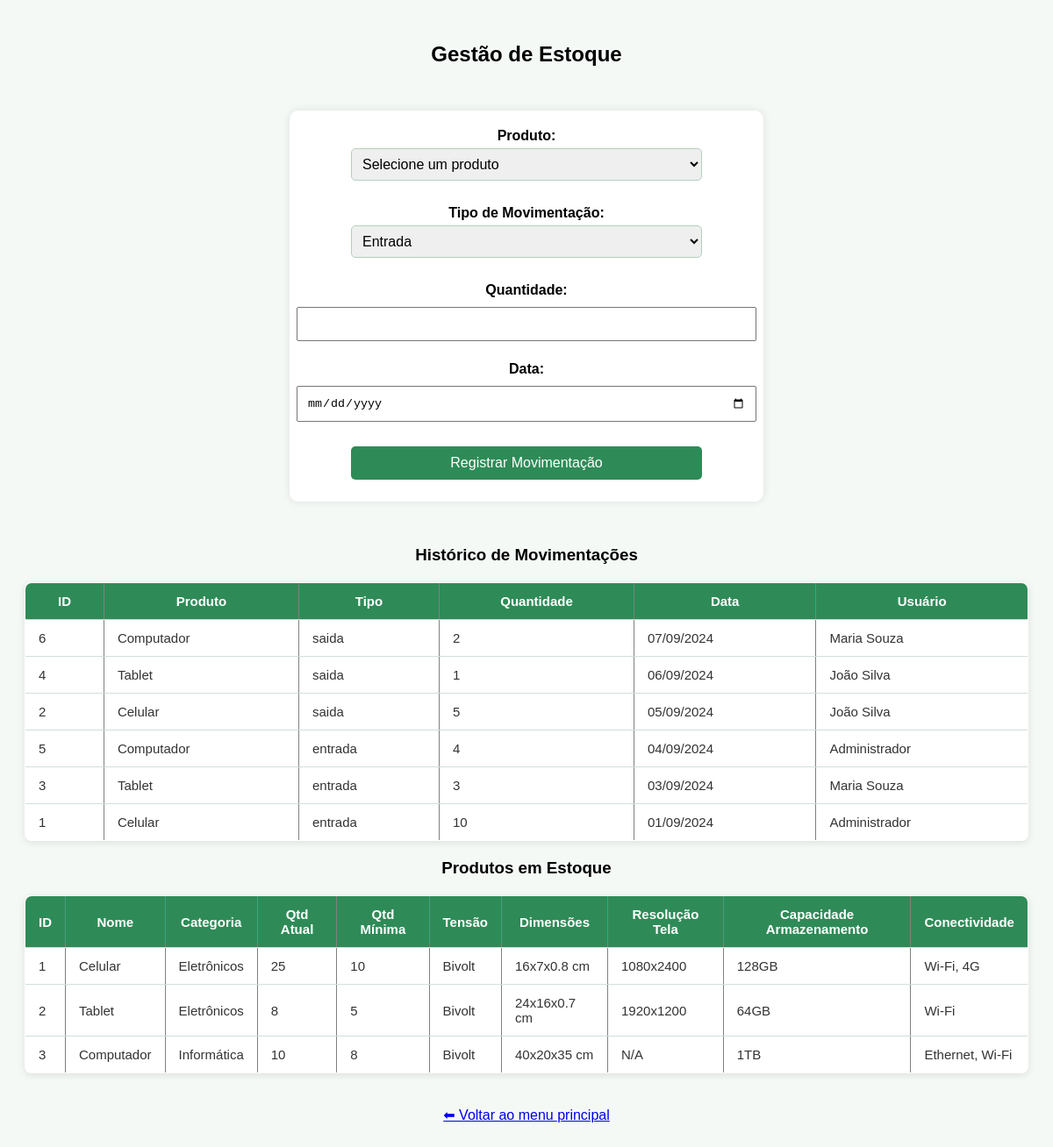
Page /estoque.php (signed in) on the earlier database version.
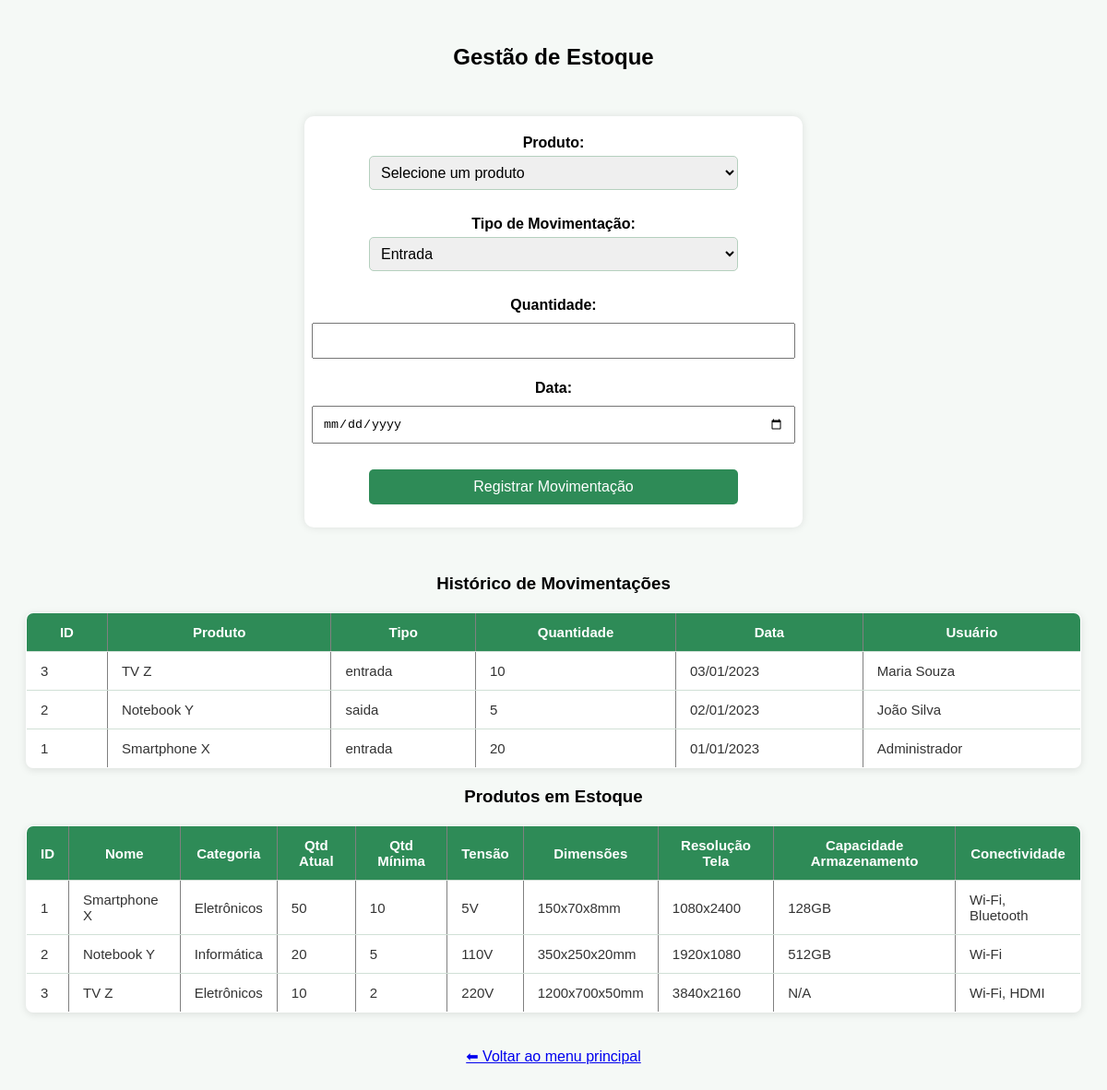
Same page on the later database version.
### tables this page shows
CREATE TABLE movimentacoes (
  id_movimentacao INT AUTO_INCREMENT PRIMARY KEY,
  id_produto INT NOT NULL,
  tipo ENUM('entrada', 'saida') NOT NULL,
  quantidade INT NOT NULL,
  data_movimentacao DATE NOT NULL,
  id_usuario INT NOT NULL,
  FOREIGN KEY (id_produto) REFERENCES produtos(id_produto) ON DELETE CASCADE,
  FOREIGN KEY (id_usuario) REFERENCES usuarios(id_usuario) ON DELETE CASCADE
);

CREATE TABLE produtos (
  id_produto INT AUTO_INCREMENT PRIMARY KEY,
  nome VARCHAR(100) NOT NULL,
  descricao TEXT,
  categoria VARCHAR(50),
  tensao VARCHAR(20),
  dimensoes VARCHAR(50),
  resolucao_tela VARCHAR(50),
  capacidade_armazenamento VARCHAR(50),
  conectividade VARCHAR(50),
  quantidade_minima INT DEFAULT 0,
  quantidade_atual INT DEFAULT 0
);

CREATE TABLE usuarios (
  id_usuario INT AUTO_INCREMENT PRIMARY KEY,
  nome VARCHAR(100) NOT NULL,
  email VARCHAR(100) UNIQUE NOT NULL,
  senha VARCHAR(255) NOT NULL
);

### estoque.php (the view, shortened to what this page needs)
<?php
include('conexao.php');
$movimentacoes = $conn->query("
    SELECT m.*, p.nome AS produto_nome, u.nome AS usuario_nome
    FROM movimentacoes m
    JOIN produtos p ON m.id_produto = p.id_produto
    JOIN usuarios u ON m.id_usuario = u.id_usuario
    ORDER BY m.data_movimentacao DESC
");
?>
<!DOCTYPE html>
<html lang="pt-br">
<head>
<link rel="stylesheet" href="style.css">
</head>
<body>
<div class="container">
<h2>Gestão de Estoque</h2>
<form method="post">
  <label>Produto:</label>
  <select name="produto" required>
    <option value="">Selecione um produto</option>
  </select><br>
  <label>Tipo de Movimentação:</label>
  <select name="tipo" required>
    <option value="entrada">Entrada</option>
  </select><br>
  <label>Quantidade:</label>
  <input type="number" name="quantidade" min="1" required><br>
  <label>Data:</label>
  <input type="date" name="data" required><br>
  <button type="submit" name="mover">Registrar Movimentação</button>
</form>
<h3>Histórico de Movimentações</h3>
<table border="1">
<tr>
    <th>ID</th>
    <th>Produto</th>
    <th>Tipo</th>
    <th>Quantidade</th>
    <th>Data</th>
    <th>Usuário</th>
</tr>
<?php if ($movimentacoes && $movimentacoes->num_rows > 0): ?>
<?php while ($m = $movimentacoes->fetch_assoc()): ?>
<tr>
    <td><?= $m['id_movimentacao'] ?></td>
    <td><?= htmlspecialchars($m['produto_nome']) ?></td>
    <td><?= htmlspecialchars($m['tipo']) ?></td>
    <td><?= $m['quantidade'] ?></td>
    <td><?= date('d/m/Y', strtotime($m['data_movimentacao'])) ?></td>
    <td><?= htmlspecialchars($m['usuario_nome'] ?? 'Usuário não encontrado') ?></td>
</tr>
<?php endwhile; ?>
<?php else: ?>
<tr><td colspan="6">Nenhuma movimentação registrada.</td></tr>
<?php endif; ?>
</table>
<h3>Produtos em Estoque</h3>
<table border="1">
<tr>
    <th>ID</th>
    <th>Nome</th>
    <th>Categoria</th>
    <th>Qtd Atual</th>
    <th>Qtd Mínima</th>
    <th>Tensão</th>
    <th>Dimensões</th>
    <th>Resolução Tela</th>
    <th>Capacidade Armazenamento</th>
    <th>Conectividade</th>
</tr>
<?php
$produtos = $conn->query("SELECT * FROM produtos");
if ($produtos->num_rows > 0):
    while ($p = $produtos->fetch_assoc()):
?>
<tr>
    <td><?= $p['id_produto'] ?></td>
    <td><?= htmlspecialchars($p['nome']) ?></td>
    <td><?= htmlspecialchars($p['categoria']) ?></td>
    <td><?= $p['quantidade_atual'] ?></td>
    <td><?= $p['quantidade_minima'] ?></td>
    <td><?= htmlspecialchars($p['tensao']) ?></td>
    <td><?= htmlspecialchars($p['dimensoes']) ?></td>
    <td><?= htmlspecialchars($p['resolucao_tela']) ?></td>
    <td><?= htmlspecialchars($p['capacidade_armazenamento']) ?></td>
    <td><?= htmlspecialchars($p['conectividade']) ?></td>
</tr>
<?php
    endwhile;
else:
?>
<tr><td colspan="10">Nenhum produto encontrado.</td></tr>
<?php endif; ?>
</table>
<br>
<a href="Painel.php">⬅ Voltar ao menu principal</a>
</div>
</body>
</html>

### style.css (style rules this page uses)
.container { max-width: 1200px; margin: auto; padding: 20px; }
table { width: 100%; border-collapse: collapse; margin: 20px auto; background-color: #ffffff; box-shadow: 0px 2px 8px rgba(0,0,0,0.1); border-radius: 8px; overflow: hidden; font-size: 15px; }
table th, table td { padding: 12px 15px; text-align: left; border-bottom: 1px solid #d1e0d6; }
table th { background-color: #2e8b57; color: white; font-weight: bold; text-align: center; }
table td { color: #333; }
body { font-family: Arial, sans-serif; background-color: #f5f9f6; text-align: center; }
input, button { width: 100%; padding: 10px; margin: 5px 0; }
form { width: 500px; margin: 50px auto; padding: 20px; background-color: #ffffff; border-radius: 10px; box-shadow: 0px 0px 10px rgba(0, 0, 0, 0.1); display: flex; flex-direction: column; align-items: center; }
label { display: block; font-weight: bold; margin-bottom: 5px; }
input[type="text"], input[type="email"], input[type="password"], select { width: 80%; padding: 8px; margin-bottom: 10px; border: 1px solid #b5d0be; border-radius: 5px; font-size: 16px; }
button { width: 80%; padding: 10px; background-color: #2e8b57; color: white; border: none; border-radius: 5px; font-size: 16px; cursor: pointer; transition: 0.3s; }

Differences in the rows shown:
removed movimentacoes: id_movimentacao "6", id_produto.nome "Computador", tipo "saida", quantidade "2", data_movimentacao "07/09/2024", id_usuario.nome "Maria Souza"
removed movimentacoes: id_movimentacao "4", id_produto.nome "Tablet", tipo "saida", quantidade "1", data_movimentacao "06/09/2024", id_usuario.nome "João Silva"
removed movimentacoes: id_movimentacao "5", id_produto.nome "Computador", tipo "entrada", quantidade "4", data_movimentacao "04/09/2024", id_usuario.nome "Administrador"
changed movimentacoes "Maria Souza": id_produto.nome "Tablet" → "TV Z"; quantidade "3" → "10"; data_movimentacao "03/09/2024" → "03/01/2023"; moves up the list
changed movimentacoes "saida": id_produto.nome "Celular" → "Notebook Y"; data_movimentacao "05/09/2024" → "02/01/2023"
changed movimentacoes "Administrador": id_produto.nome "Celular" → "Smartphone X"; quantidade "10" → "20"; data_movimentacao "01/09/2024" → "01/01/2023"
changed produtos "128GB": nome "Celular" → "Smartphone X"; quantidade_atual "25" → "50"; tensao "Bivolt" → "5V"; dimensoes "16x7x0.8 cm" → "150x70x8mm"; conectividade "Wi-Fi, 4G" → "Wi-Fi, Bluetooth"
changed produtos "Wi-Fi": nome "Tablet" → "Notebook Y"; categoria "Eletrônicos" → "Informática"; quantidade_atual "8" → "20"; tensao "Bivolt" → "110V"; dimensoes "24x16x0.7 cm" → "350x250x20mm"; resolucao_tela "1920x1200" → "1920x1080"; capacidade_armazenamento "64GB" → "512GB"
changed produtos id 3: nome "Computador" → "TV Z"; categoria "Informática" → "Eletrônicos"; quantidade_minima "8" → "2"; tensao "Bivolt" → "220V"; dimensoes "40x20x35 cm" → "1200x700x50mm"; resolucao_tela "N/A" → "3840x2160"; capacidade_armazenamento "1TB" → "N/A"; conectividade "Ethernet, Wi-Fi" → "Wi-Fi, HDMI"
